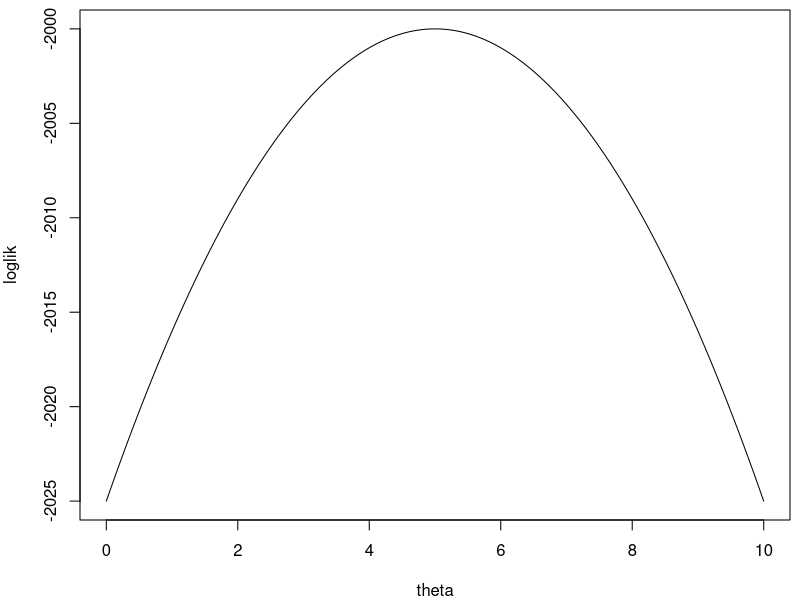

Here is the R script that generated this plot:
## ---- chunk 1
theta <- seq(from=0,to=10,length=200)
loglik <- -2000-(theta-5)^2
par(mai=c(0.8,0.8,0.1,0.1))
plot(theta,loglik,ty="l")
